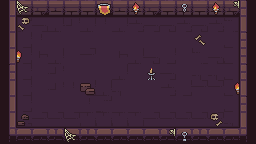

Rendered tile map (Tiled .tmx) drawn with the repository's tilesets; below, a short description and the map source with its tile grids summarised:
An orthogonal 16x9 tile map with 16x16 px tiles, 2 tile layers (ground, props) and 12 objects (4x up, 3x down, 2x left, 2x right, player).

<map version="1.10" tiledversion="1.11.2" orientation="orthogonal" renderorder="right-up" width="16" height="9" tilewidth="16" tileheight="16" infinite="0" nextlayerid="5" nextobjectid="22">
 <tileset firstgid="1" source="default.tsx" />
 <layer id="1" name="ground" width="16" height="9">
  <data>[144 cells, 144 non-empty, 47 distinct tile ids]</data>
 </layer>
 <layer id="3" name="props" width="16" height="9">
  <data>[144 cells, 17 non-empty, 12 distinct tile ids]</data>
 </layer>
 <objectgroup color="#f6d32d" id="2" name="doors">
  <object id="10" name="up" x="32" y="0" width="64" height="16" />
  <object id="11" name="up" x="112" y="0" width="16" height="16" />
  <object id="12" name="up" x="144" y="0" width="32" height="16" />
  <object id="13" name="up" x="192" y="0" width="16" height="16" />
  <object id="14" name="left" x="0" y="16" width="16" height="32" />
  <object id="15" name="left" x="0" y="64" width="16" height="64" />
  <object id="16" name="down" x="16" y="128" width="48" height="16" />
  <object id="17" name="down" x="80" y="128" width="80" height="16" />
  <object id="18" name="down" x="192" y="128" width="48" height="16" />
  <object id="19" name="right" x="240" y="16" width="16" height="64" />
  <object id="20" name="right" x="240" y="96" width="16" height="32" />
 </objectgroup>
 <objectgroup id="4" name="spawns">
  <object id="21" name="player" x="127.953" y="70.6662">
   <point />
  </object>
 </objectgroup>
</map>
